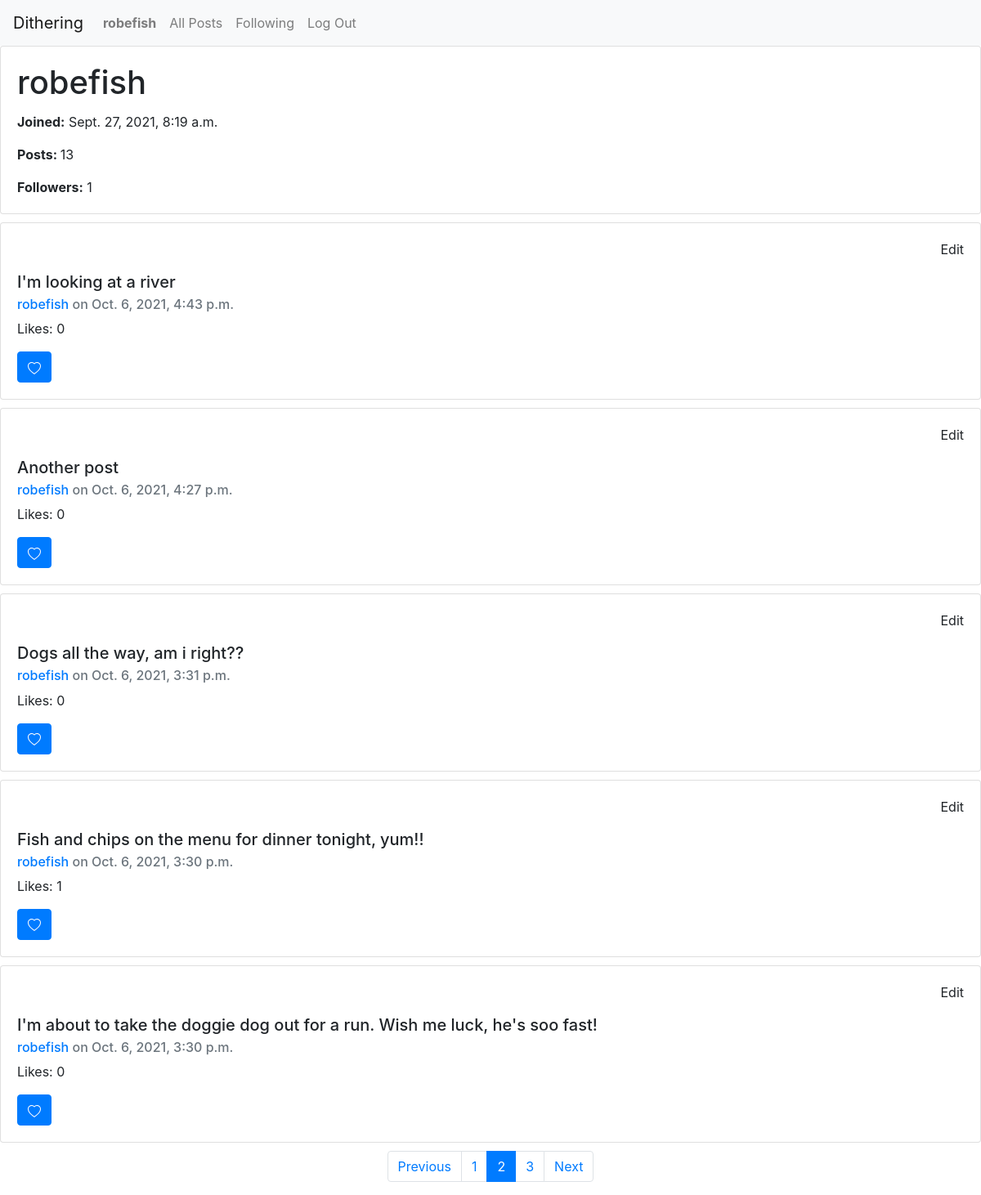
Page /profile/robefish?page=2 (signed in) on the committed database.
### network/models.py (models this page shows, shortened)
class User(AbstractUser):
    pass

class Posts (models.Model):
    user = models.ForeignKey(User, on_delete=models.CASCADE, related_name="user")
    post = models.CharField(max_length=1000, blank = False, null = False)
    datetime = models.DateTimeField(default=timezone.now)
    likes = models.ManyToManyField(User, related_name="likes", blank = True, null = True)
    likecount = models.CharField(default=0, max_length=1000, blank = False, null = False)
    class Meta:
        ordering = ['datetime']

### network/views.py (the view)
# urls.py: path("profile/<str:profile>", views.profile, name="profile"),
def profile (request, profile):
    UserToFollow = User.objects.get(username=profile)
    UserToFollowPosts = Posts.objects.filter(user=UserToFollow.id).order_by('datetime').reverse()
    UserToFollowPostsCount = UserToFollowPosts.all().count()
    followaction = GetFollowStatus (request, UserToFollow)[1]
    followstatus = GetFollowStatus (request, UserToFollow)[0]
    EligibleToFollow = GetFollowStatus (request, UserToFollow)[2]
    FollowerCount = Profile.objects.get(user=UserToFollow.id).followers.all().count()
    posts = getpagination (request, UserToFollowPosts)[0]
    pagination = getpagination (request, UserToFollowPosts)[1]
    return render(request, "network/profile.html", {
        "profile" : UserToFollow,
        "posts" : posts,
        "pagination" : pagination,
        "followaction" : followaction,
        "followercount" : FollowerCount,
        "followstatus" : followstatus,
        "postcount" : UserToFollowPostsCount,
        "EligibleToFollow" : EligibleToFollow,
        "PostForm" : PostForm
    })

### network/views.py (called while the page is built)
def GetFollowStatus (request, UserToFollow):
    try:
        UserFollowing = User.objects.get(username = request.user)
        if UserToFollow.id != UserFollowing.id:
            EligibleToFollow = True
        else:
            EligibleToFollow = False
        try:
            Profile.objects.get(user=UserToFollow.id).followers.get(id=UserFollowing.id)
            followstatus= "true"
            followaction = "Unfollow"
        except:
            followstatus= "false"
            followaction = "Follow"
    except:
            followstatus = "User Not Signed-in"
            followaction = "User Not Signed-in"
            EligibleToFollow = False
            UserFollowing = "User Not Signed-in"
    return  followstatus, followaction, EligibleToFollow, UserFollowing

def getpagination (request, data):
    resultsperpage = 5
    pagination = []
    for i in Paginator(data,resultsperpage).page_range:
        pagination.append(i)
        try:
            page_number = request.GET.get('page')
            posts = Paginator(data, resultsperpage).page(page_number)
        except:
            posts = Paginator(data, resultsperpage).page(1)
    return [posts, pagination]

### network/templates/network/profile.html (shortened to what this page needs)
{% extends "network/layout.html" %}
{% block body %}
<div class="card">
    <div class="card-body">
      <h1 class="card-title" id="profile-name">{{profile.username}}</h1>
      <p class="card-text"><strong>Joined:</strong> {{profile.date_joined}}</p>
      <p><strong>Posts: </strong>{{postcount}}</p>
      <p class="card-text"><strong>Followers:</strong> <span id="followers">{{followercount}}</span></p>
    </div>
</div>
 <div class="flex-container">
    {% for post in posts %}
    <div class="card" style="margin-top:10px; margin-bottom:10px">
        <div class="card-body">
            {% if post.user.id == user.id %}
            <p class="card-text" data-post="{{post.id}}" id="edit-{{post.id}}"style="text-align:right;">Edit</p>
        {% endif %}
        <h5 class="card-title" data-postbody="{{post.id}}" id="postbody-{{post.id}}">{{post.post}}</h5>
        <h6 class="card-subtitle mb-2 text-muted"><a href="{% url 'profile' post.user %}">{{post.user}}</a> on <span id="postdate-{{post.id}}">{{post.datetime}}</span></h6>
        <p class="card-text">Likes: <span id="likecount-{{post.id}}">{{post.likecount}}<span></p>
        {% if user.is_authenticated %}
            <button type="button" data-post="{{post.id}}" id="likebutton-{{post.id}}" buttondata-status="{{post.likestatus}}"  class="btn btn-primary">
                  <svg xmlns="http://www.w3.org/2000/svg" width="16" height="16" fill="currentColor" class="bi bi-heart" id="heartunlike-{{post.id}}" viewBox="0 0 16 16">
                    <path d="m8 2.748-.717-.737C5.6.281 2.514.878 1.4 3.053c-.523 1.023-.641 2.5.314 4.385.92 1.815 2.834 3.989 6.286 6.357 3.452-2.368 5.365-4.542 6.286-6.357.955-1.886.838-3.362.314-4.385C13.486.878 10.4.28 8.717 2.01L8 2.748zM8 15C-7.333 4.868 3.279-3.04 7.824 1.143c.06.055.119.112.176.171a3.12 3.12 0 0 1 .176-.17C12.72-3.042 23.333 4.867 8 15z"/>
                  </svg>
            </button>
        {% endif %}
        </div>
      </div>
      {% empty %}
      <div class="card-body">
        <blockquote class="blockquote mb-0">
          <p>There are no posts. Be the first :)</p>
         </blockquote>
      </div>
      {% endfor %}
    </div>
 {% if posts.paginator.num_pages > 1 %}
     <nav aria-label="Posts pagination">
        <ul class="pagination justify-content-center">
            {% if posts.has_previous %}
                <li class="page-item">
                    <a class="page-link" href="?page={{posts.previous_page_number}}" tabindex="-1" aria-disabled="true">Previous</a>
                </li>
            {% else %}
                <li class="page-item disabled">
                    <a class="page-link" href="" tabindex="-1" aria-disabled="true">Previous</a>
                </li>
            {% endif %}
          {% for page in pagination %}
            {% if posts.number == page %}
                <li class="page-item active">
                    <a class="page-link" href="#">{{page}} <span class="sr-only">(current)</span></a>
                  </li>
                {% else %}
                <li class="page-item"><a class="page-link" href="?page={{page}}">{{page}}</a></li>
            {% endif %}
          {% endfor %}
          {% if posts.has_next %}
                <li class="page-item">
                    <a class="page-link" href="?page={{posts.next_page_number}}" tabindex="-1" aria-disabled="true">Next</a>
                </li>
            {% else %}
                <li class="page-item disabled">
                    <a class="page-link" href="" tabindex="-1" aria-disabled="true">Next</a>
                </li>
            {% endif %}
        </ul>
      </nav>
 {% endif %}
{% endblock %}

### network/templates/network/layout.html (shortened to what this page needs)
{% load static %}
<!DOCTYPE html>
<html lang="en">
    <head>
        <link rel="stylesheet" href="https://stackpath.bootstrapcdn.com/bootstrap/4.4.1/css/bootstrap.min.css">
        <link href="{% static 'network/styles.css' %}" rel="stylesheet">
    </head>
    <body>
        <nav class="navbar navbar-expand-lg navbar-light bg-light">
            <a class="navbar-brand" href="#">Dithering</a>
            <div>
              <ul class="navbar-nav mr-auto">
                {% if user.is_authenticated %}
                    <li class="nav-item">
                        <a class="nav-link" href="/profile/{{user.username}}"><strong id="user-name">{{ user.username }}</strong></a>
                    </li>
                {% endif %}
                <li class="nav-item">
                  <a class="nav-link" href="{% url 'allposts' %}">All Posts</a>
                </li>
                {% if user.is_authenticated %}
                    <li class="nav-item">
                        <a class="nav-link" href="{% url 'following' %}">Following</a>
                    </li>
                    <li class="nav-item">
                        <a class="nav-link" href="{% url 'logout' %}">Log Out</a>
                    </li>
                {% endif %}
              </ul>
            </div>
          </nav>
        <div class="body">
            {% block body %}
            {% endblock %}
        </div>
    </body>
</html>

### network/static/network/styles.css (style rules this page uses)
[id^=likebutton] > svg { animation-name: fade; animation-duration: 2s; animation-fill-mode: forwards; }

### rows in the picture
User: username "robefish", date_joined "Sept. 27, 2021, 8:19 a.m."
Posts: post "I'm looking at a river", user "robefish", datetime "Oct. 6, 2021, 4:43 p.m.", likecount "0"
Posts: post "Another post", user "robefish", datetime "Oct. 6, 2021, 4:27 p.m.", likecount "0"
Posts: post "Dogs all the way, am i right??", user "robefish", datetime "Oct. 6, 2021, 3:31 p.m.", likecount "0"
Posts: post "Fish and chips on the menu for dinner tonight, yum!!", user "robefish", datetime "Oct. 6, 2021, 3:30 p.m.", likecount "1", {{ post.id }} 16 (drawn)
Posts: post "I'm about to take the doggie dog out for a run. Wish me luck, he's soo fast!", user "robefish", datetime "Oct. 6, 2021, 3:30 p.m.", likecount "0"

### other values in the picture
{{ postcount }} "13"
{{ followercount }} "1"
{{ page }} "1" "3"
{{ page }} "2"
